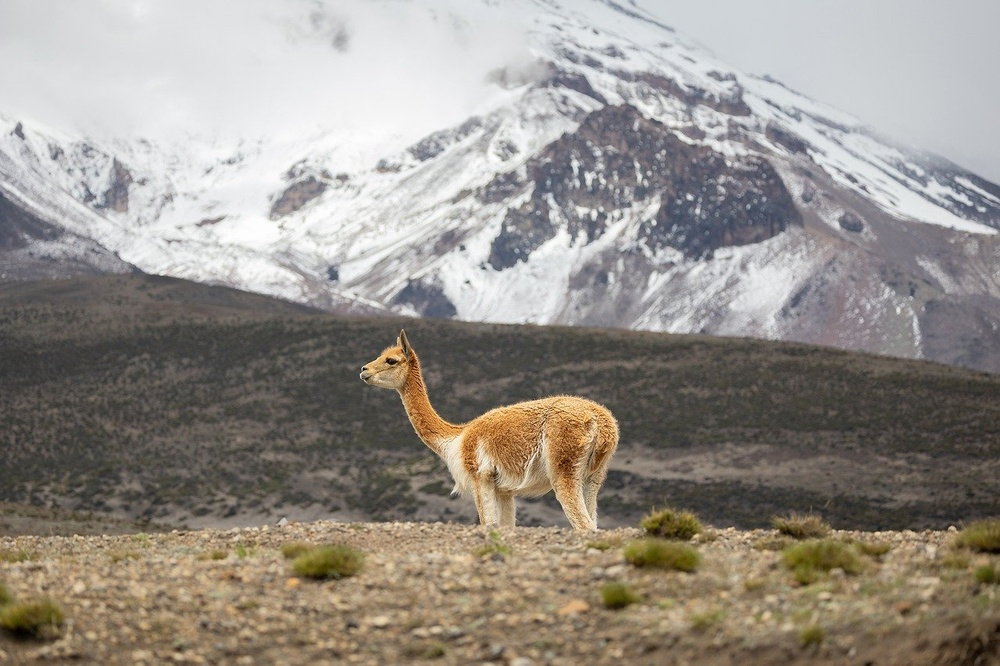
#> input picture Lab-07/input.jpg, 1000 x 666 px, shrunk from 1280 x 853 before the run
$ jupyter execute homomorphic.ipynb   (older library calls are emulated)
#> lines starting #> are read from the running program, lines starting #| are printed output that depends on the picture
[cell 1]
import cv2
import numpy as np
import matplotlib.pyplot as plt

# Load the image
image = cv2.imread('input.jpg')
#> image is the input picture: shape (666, 1000, 3); mean B, G, R 136.3, 144, 150.1

# Convert the image to grayscale
gray_image = cv2.cvtColor(image, cv2.COLOR_BGR2GRAY)
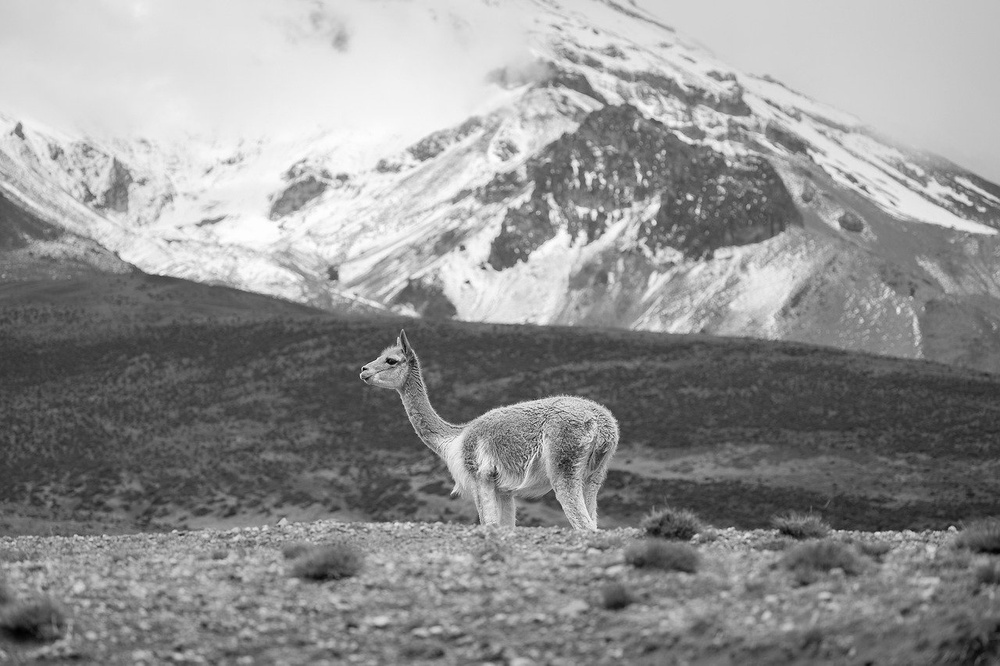
#> gray_image: shape (666, 1000); min 1, max 255, mean 144.9

# Apply logarithmic transformation
log_image = np.log1p(np.array(gray_image, dtype="float") / 255)
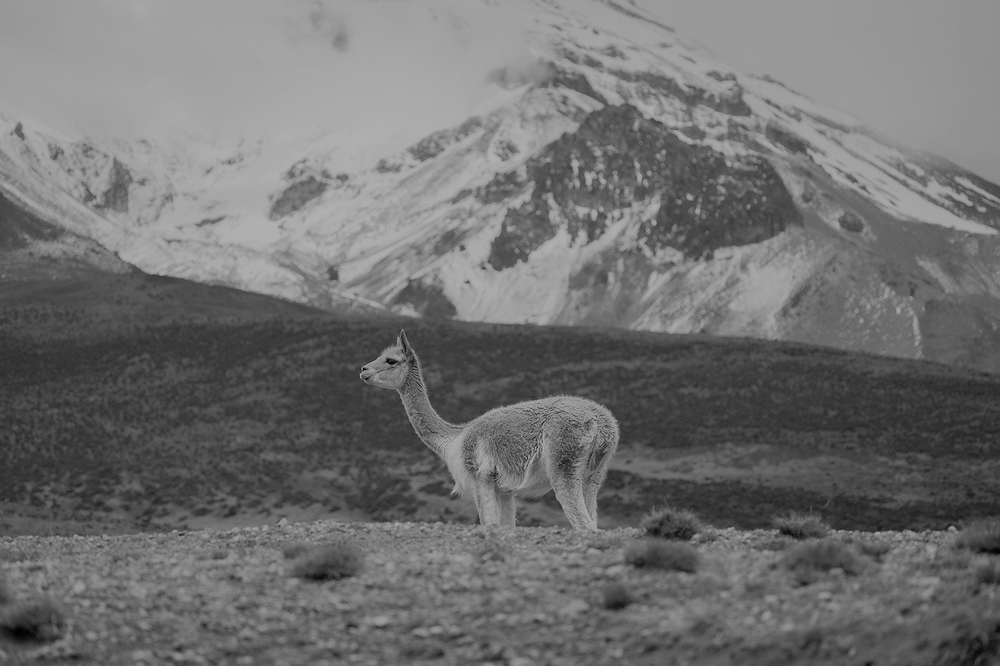
#> log_image: shape (666, 1000) float64; min 0.00391, max 0.693, mean 0.439

# Compute the 2D DFT
dft = cv2.dft(np.float32(log_image), flags=cv2.DFT_COMPLEX_OUTPUT)
dft_shift = np.fft.fftshift(dft)

# Define the homomorphic filter parameters
rows, cols = gray_image.shape
#> rows = 666; cols = 1000
crow, ccol = rows // 2, cols // 2
#> crow = 333; ccol = 500
gamma_h = 1.5
gamma_l = 0.5
c = 1
d0 = 20

# Create a Gaussian filter
gaussian_filter = np.zeros((rows, cols, 2), np.float32)
for i in range(rows):
    for j in range(cols):
        distance = np.sqrt((i - crow) ** 2 + (j - ccol) ** 2)
        gaussian_filter[i, j] = (gamma_h - gamma_l) * (1 - np.exp(-c * (distance ** 2) / (d0 ** 2))) + gamma_l

# Apply the filter to the shifted DFT
filtered_dft = dft_shift * gaussian_filter

# Shift back the zero-frequency component
filtered_dft_shift = np.fft.ifftshift(filtered_dft)

# Compute the inverse DFT
filtered_image = cv2.idft(filtered_dft_shift)
filtered_image = cv2.magnitude(filtered_image[:, :, 0], filtered_image[:, :, 1])
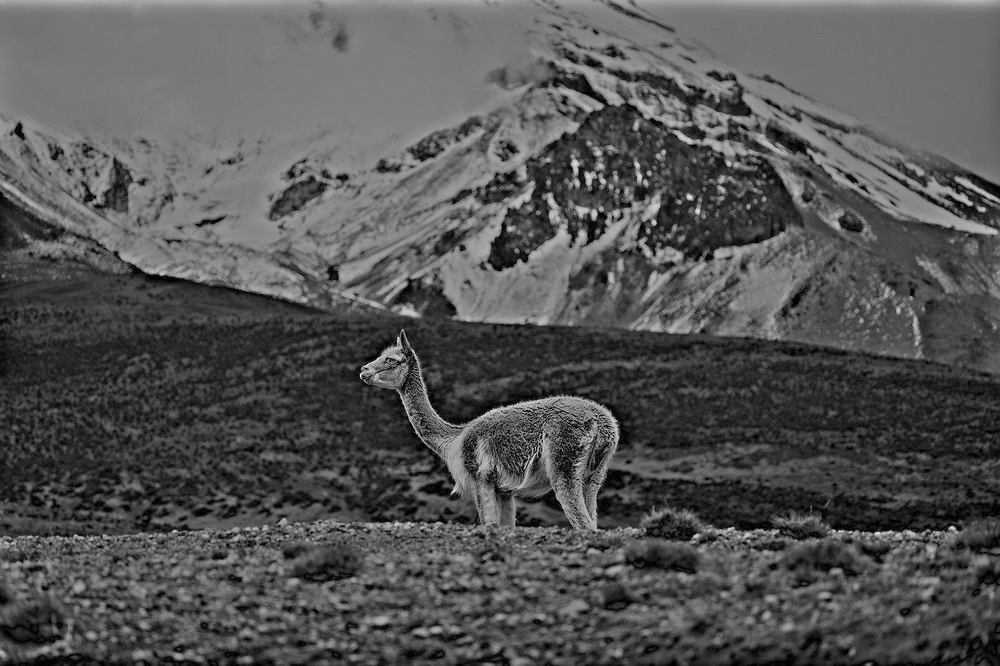
#> filtered_image: shape (666, 1000) float32; min 0.0765, max 443013.4, mean 146892.1; drawn with min black and max white

# Apply exponential transformation
filtered_image = np.exp(filtered_image) - 1
filtered_image = cv2.normalize(filtered_image, None, alpha=0, beta=255, norm_type=cv2.NORM_MINMAX, dtype=cv2.CV_8U)
#> filtered_image: shape (666, 1000); every value is 0

# Display the original and filtered images
plt.figure(figsize=(10, 5))

plt.subplot(1, 2, 1)
plt.imshow(gray_image, cmap='gray')
plt.title('Original Image')
plt.axis('off')

plt.subplot(1, 2, 2)
plt.imshow(filtered_image, cmap='gray')
plt.title('Homomorphic Filtered Image')
plt.axis('off')

plt.tight_layout()
plt.show()
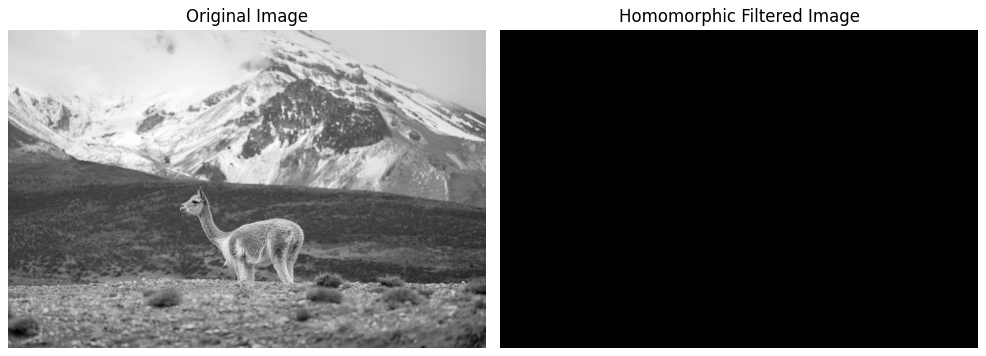
#> figure drawn by matplotlib, 2 panels

# Save the filtered image
plt.imsave('homomorphic_filtered_image.jpg', filtered_image, cmap='gray')
